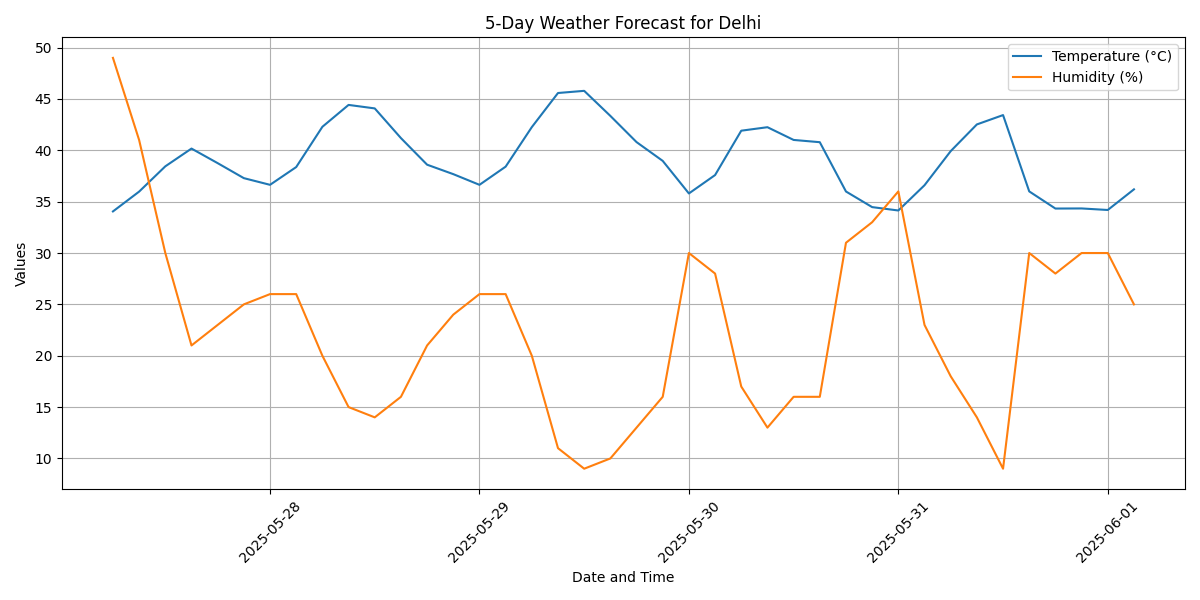

Write Python code to recreate this figure.
import requests
import pandas as pd
import matplotlib.pyplot as plt
import seaborn as sns

# 1. Set API key and city
API_KEY = '6af3c7c129c69ad48d4d38eb916992ad'  # Your OpenWeatherMap API key
CITY = 'Delhi'  # Use a valid city name, not country
URL = f'https://api.openweathermap.org/data/2.5/forecast?q={CITY}&appid={API_KEY}&units=metric'

# 2. Fetch data from OpenWeatherMap
response = requests.get(URL)

# 3. Check if request was successful
if response.status_code != 200:
    print("Failed to fetch data from OpenWeatherMap API.")
    print("Error:", response.json())
else:
    data = response.json()

    # 4. Extract forecast data
    forecast_list = data['list']
    df = pd.DataFrame([{
        'datetime': entry['dt_txt'],
        'temperature': entry['main']['temp'],
        'humidity': entry['main']['humidity'],
        'weather': entry['weather'][0]['main']
    } for entry in forecast_list])

    # 5. Convert string to datetime object
    df['datetime'] = pd.to_datetime(df['datetime'])

    # 6. Plotting
    plt.figure(figsize=(12, 6))
    sns.lineplot(data=df, x='datetime', y='temperature', label='Temperature (°C)')
    sns.lineplot(data=df, x='datetime', y='humidity', label='Humidity (%)')
    plt.title(f'5-Day Weather Forecast for {CITY}')
    plt.xlabel('Date and Time')
    plt.ylabel('Values')
    plt.xticks(rotation=45)
    plt.tight_layout()
    plt.legend()
    plt.grid(True)
    plt.show()
